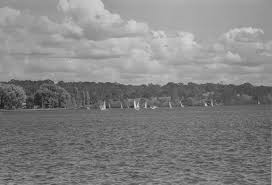
#> input picture foto/bad_2.jpg, 272 x 185 px, given in place of B.png, which was not available
$ python calcHist.py
#> lines starting #> are read from the running program, lines starting #| are printed output that depends on the picture; pictures that were not available may be replaced by others from this repository, and a replacement may not be noted
#> further down, image_color is the input picture: shape (185, 272, 3); min 20, max 216, mean 131.5
import cv2
import numpy as np
from matplotlib import pyplot as plt

##### color pic histogram equalization
def show_hsv_equalized(image):
    H, S, V = cv2.split(cv2.cvtColor(image, cv2.COLOR_BGR2HSV))
#> H: shape (185, 272); every value is 0
    eq_V = cv2.equalizeHist(V)
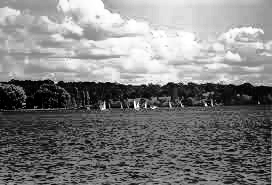
#> eq_V: shape (185, 272); min 0, max 255, mean 128.7
    eq_image = cv2.cvtColor(cv2.merge([H, S, eq_V]), cv2.COLOR_HSV2RGB)
    plt.imshow(eq_image)
    cv2.imwrite('C:/HIWI/images/transmission/equalized_B.jpg',eq_image)
    plt.show()

image_color = cv2.imread("C:/HIWI/images/transmission/B.png",-1)
show_hsv_equalized(image_color);

equalized_img = cv2.imread('C:/HIWI/test-hiwi/equalized.jpg',0)
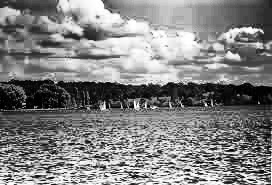
#> input picture foto/equalized.jpg, 272 x 185 px, found by its file name
#> equalized_img is the input picture: shape (185, 272); min 0, max 255, mean 130.8
#plt.hist(equalized_img.ravel(),256,[0,256]);

unequalized_img = cv2.imread('C:/HIWI/test-hiwi/unequalized.jpg',0)
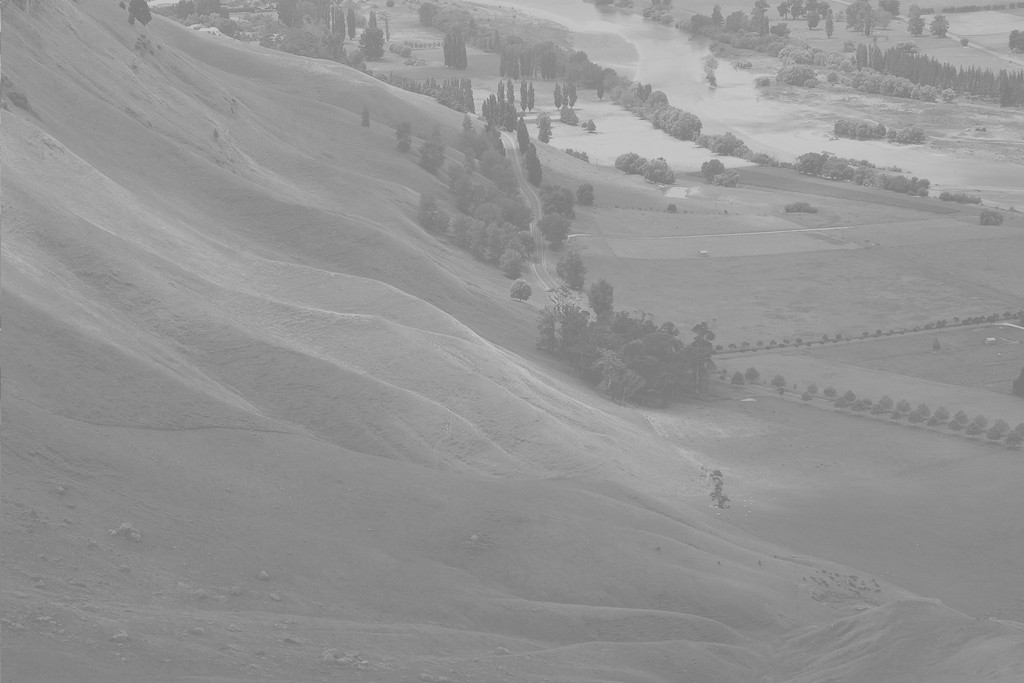
#> input picture foto/unequalized.jpg, 1024 x 683 px, found by its file name
#> unequalized_img is the input picture: shape (683, 1024); min 114, max 208, mean 148
#plt.hist(unequalized_img.ravel(),256,[0,256]);


img = cv2.imread('C:/HIWI/images/transmission/equalized_B.jpg')
#> img: shape (185, 272, 3); min 0, max 255, mean 128.7
color = ('b','g','r')
for i,col in enumerate(color):
    histr = cv2.calcHist([img],[i],None,[256],[0,256])
    plt.plot(histr,color = col)
    plt.xlim([0,256])
    plt.show()
#> this loop made 3 passes
#> pass 1, `plt.show()`:
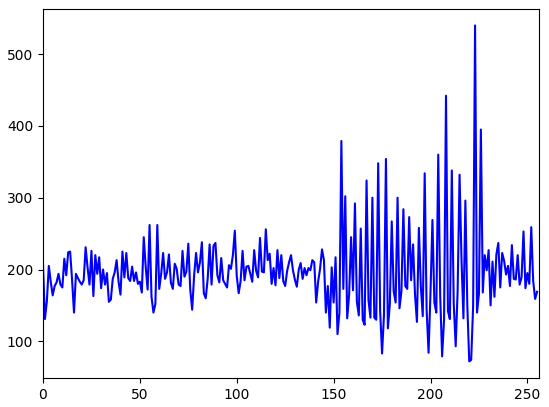
#> figure drawn by matplotlib, 1 panel; curve peaks at x = 223, y = 540
#> pass 2, `plt.show()`:
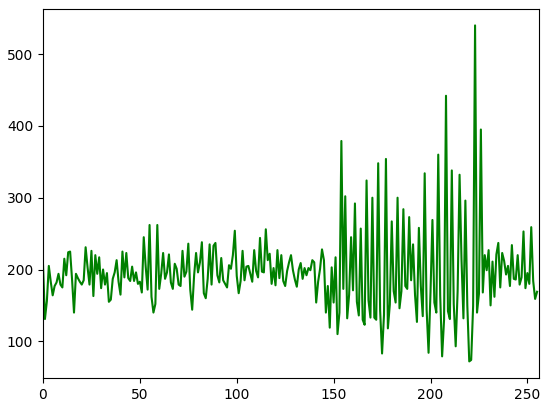
#> figure drawn by matplotlib, 1 panel; curve peaks at x = 223, y = 540


plt.title('Histogram equalization')
plt.ylabel('Frequency')
plt.xlabel('pixel value')

plt.show()
